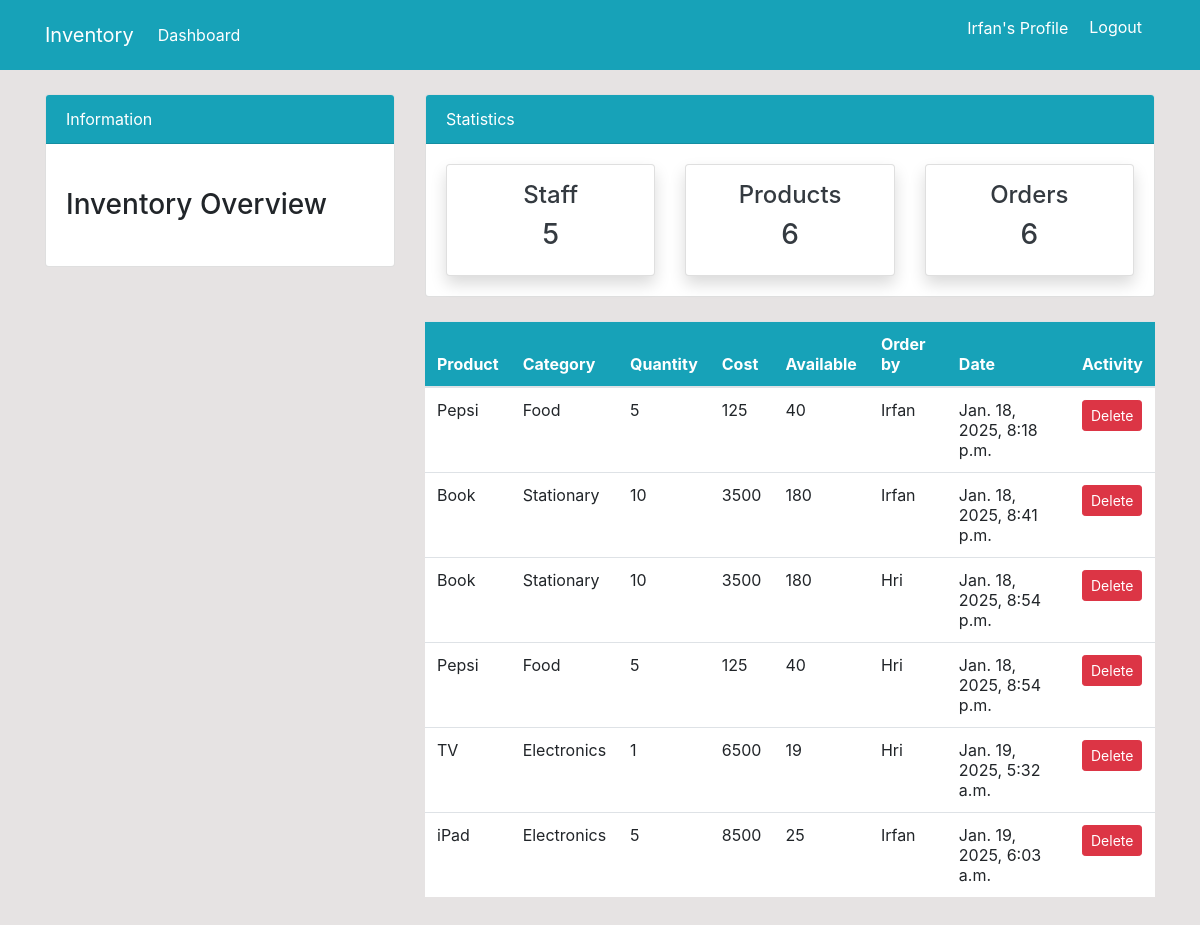
The app's page /order/ (signed in) with its own data.
### dashboard/models.py (models this page shows, shortened)
class Order(models.Model):
    product = models.ForeignKey(Product, on_delete=models.CASCADE, null=True)
    staff = models.ForeignKey(User, models.CASCADE, null=True)
    order_quantity = models.PositiveBigIntegerField(null=True)
    cost = models.PositiveIntegerField(null=True, blank=True)
    date = models.DateTimeField(auto_now_add=True)
    class Meta:
        verbose_name_plural = 'Order'

class Product(models.Model):
    name = models.CharField(max_length=100, null=True)
    category = models.CharField(max_length=20, choices=CATEGORY, null=True)
    quantity = models.PositiveIntegerField(null=True)
    buying_price = models.PositiveIntegerField(null=True)
    selling_price = models.PositiveIntegerField(null=True)
    class Meta:
        verbose_name_plural = 'Product'

### dashboard/views.py (the view)
# urls.py: path('order/', views.order, name='dashboard-order'),
@login_required(login_url='user-login')
def order(request):
    orders = Order.objects.all()
    orders_count = orders.count()
    workers_count = User.objects.all().count()
    items_count = Product.objects.all().count()
    context = {
        'orders': orders,
        'workers_count': workers_count,
        'orders_count': orders_count,
        'items_count': items_count,
    }
    return render(request, 'dashboard/order.html', context)

### templates/dashboard/order.html (shortened to what this page needs)
{% extends 'partials/base.html' %}
{% block content %}
{% include 'partials/topnav.html' %}
<div class="container">
    <div class="row my-4">
        <div class="col-md-4">
        </div>
        <div class="col-md-8">
            <table class="table bg-white">
                <thead class="bg-info">
                    <tr class="text-white">
                        <th scope="col">Product</th>
                        <th scope="col">Category</th>
                        <th scope="col">Quantity</th>
                        <th scope="col">Cost</th>
                        <th scope="col">Available</th>
                        <th scope="col">Order by</th>
                        <th scope="col">Date</th>
                        <th scope="col">Activity</th>
                    </tr>
                </thead>
                <tbody>
                    {% for orders in orders %}
                    <tr>
                        <td>{{ orders.product.name }}</td>
                        <td>{{ orders.product.category }}</td>
                        <td>{{ orders.order_quantity }}</td>
                        <td>{{ orders.cost }}</td>
                        <td>{{ orders.product.quantity }}</td>
                        <td>{{ orders.staff.username }}</td>
                        <td>{{ orders.date }}</td>
                        <td>
                            <a class="btn btn-danger btn-sm" href="{% url 'dashboard-order-delete' orders.id %}">Delete</a>
                        </td>
                    </tr>
                    {% endfor %}
                </tbody>
            </table>
        </div>
    </div>
</div>
{% endblock %}

### templates/partials/nav.html (shortened to what this page needs)
<nav class="navbar navbar-expand-lg navbar-info bg-info">
    {% if user.is_authenticated %}
    <div class="container">
        <a class="navbar-brand text-white" href="{% url 'dashboard-index' %}">Inventory</a>
        <div class="collapse navbar-collapse" id="navbarSupportedContent">
            <ul class="navbar-nav mr-auto">
                <li class="nav-item active">
                    <a class="nav-link text-white" href="{% url 'dashboard-index' %}">Dashboard </a>
                </li>
            </ul>
            <ul class="navbar-nav ml-auto">
                <li class="nav-item active">
                    <a class="nav-link text-white" href="{% url 'user-profile' %}">{{ user.username }}'s Profile </a>
                </li>
                <li class="nav-item">
                    <form action="{% url 'user-logout' %}" method="POST">
                        <input class="btn text-white" type="submit" value="Logout">
                    </form>
                </li>
            </ul>
    {% endif %}
        </div>
    </div>
</nav>

### static/style.css (style rules this page uses)
body { background: rgb(230, 227, 227); }

### records on screen
Order: product.name "Pepsi", product.category "Food", order_quantity "5", cost "125", product.quantity "40", staff.username "Irfan", date "Jan. 18, 2025, 8:18 p.m."
Order: product.name "Book", product.category "Stationary", order_quantity "10", cost "3500", product.quantity "180", staff.username "Irfan", date "Jan. 18, 2025, 8:41 p.m."
Order: product.name "Book", product.category "Stationary", order_quantity "10", cost "3500", product.quantity "180", staff.username "Hri", date "Jan. 18, 2025, 8:54 p.m."
Order: product.name "Pepsi", product.category "Food", order_quantity "5", cost "125", product.quantity "40", staff.username "Hri", date "Jan. 18, 2025, 8:54 p.m."
Order: product.name "TV", product.category "Electronics", order_quantity "1", cost "6500", product.quantity "19", staff.username "Hri", date "Jan. 19, 2025, 5:32 a.m."
Order: product.name "iPad", product.category "Electronics", order_quantity "5", cost "8500", product.quantity "25", staff.username "Irfan", date "Jan. 19, 2025, 6:03 a.m."

### other values on screen
{{ user.username }} "Irfan"
{{ workers_count }} "5"
{{ items_count }} "6"
{{ orders_count }} "6"
